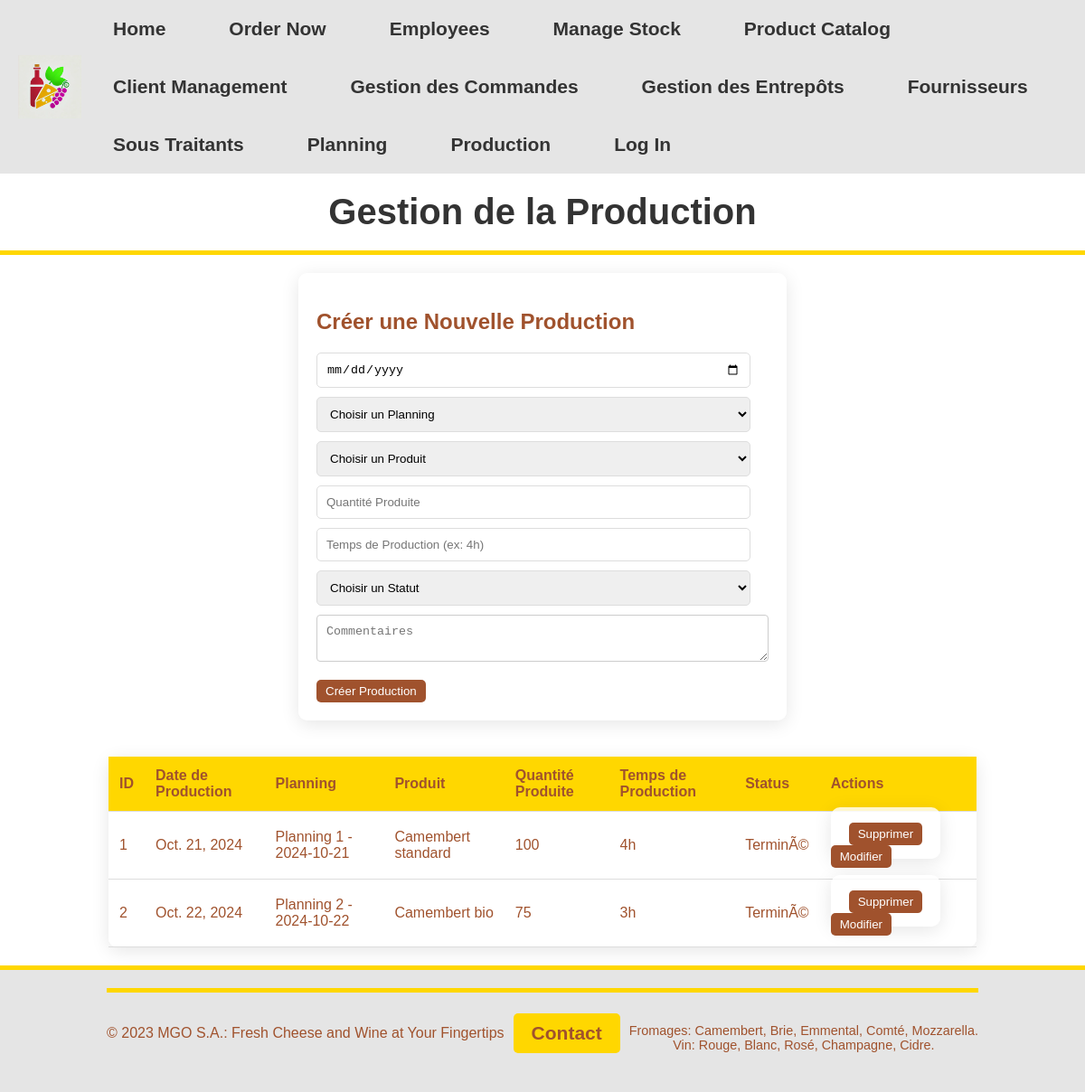
Screenshot of /order/production/ with the database file from the repository.
### order/models.py (models this page shows, shortened)
class Production(models.Model):
    production_id = models.AutoField(primary_key=True)
    planning_id = models.ForeignKey(Planning, on_delete=models.CASCADE)
    date_production = models.DateField()
    product_id = models.ForeignKey(Produit, on_delete=models.CASCADE)
    quantite_produite = models.IntegerField()
    temps_de_production = models.CharField(max_length=10)  # Format 'Xh'
    status = models.CharField(max_length=10, choices=[
        ('Terminé', 'Terminé'),
        ('En cours', 'En cours'),
        ('Annulé', 'Annulé')
    ])
    commentaires = models.TextField()

class Planning(models.Model):
    planning_id = models.AutoField(primary_key=True)
    date = models.DateField()
    shift = models.CharField(max_length=10, choices=[
        ('Matin', 'Matin'),
        ('Après-midi', 'Après-midi'),
        ('Nuit', 'Nuit')
    ])
    employes_assignes = models.ForeignKey(Employe, on_delete=models.CASCADE) # Relation M2M avec Employé
    produits_prepares = models.ForeignKey(Produit, on_delete=models.CASCADE)  # Relation M2M avec Produit
    commentaires = models.TextField()
    def __str__(self):
        return f'Planning {self.planning_id} - {self.date}'

### order/views.py (the view, shortened to what this page needs)
# urls.py: path('production/', production, name='production'),
def production(request):
    with open('data.json') as f:
        data = json.load(f)
    productions = []
    for production in Production.objects.all():
        product = production.product_id
        fiche_produit = next((item for item in data['order_fiche_produit'] if item['product_id'] == product.product_id), None)
        product_name = fiche_produit['nom'] if fiche_produit else f"Produit {product.product_id}"
        productions.append({
            'production': production,
            'product_name': product_name,  # Utiliser le nom du produit ici
        })
    plannings = Planning.objects.all()
    produits = Produit.objects.all()
    return render(request, 'production.html', {'productions': productions, 'plannings': plannings, 'produits': produits})

### order/templates/production.html (shortened to what this page needs)
<!DOCTYPE html>
<html lang="fr">
<head>
    {% load static %}
    <link rel="stylesheet" href="{% static 'styles/main.css' %}">
</head>
<body>
    {% include 'navbar.html' %}
    <header>
        <h1>Gestion de la Production</h1>
    </header>
    <form method="post" action="">
        <h2>Créer une Nouvelle Production</h2>
        <input type="date" name="date_production" placeholder="Date de Production" required>
        <select name="planning_id" required>
            <option value="">Choisir un Planning</option>
        </select>
        <select name="product_id" required>
            <option value="">Choisir un Produit</option>
        </select>
        <input type="number" name="quantite_produite" placeholder="Quantité Produite" required>
        <input type="text" name="temps_de_production" placeholder="Temps de Production (ex: 4h)" required>
        <select name="status" required>
            <option value="">Choisir un Statut</option>
        </select>
        <textarea name="commentaires" placeholder="Commentaires"></textarea>
        <button type="submit">Créer Production</button>
    </form>
    <table>
        <thead>
            <tr>
                <th>ID</th>
                <th>Date de Production</th>
                <th>Planning</th>
                <th>Produit</th>
                <th>Quantité Produite</th>
                <th>Temps de Production</th>
                <th>Status</th>
                <th>Actions</th>
            </tr>
        </thead>
        <tbody>
            {% for item in productions %}
                <tr>
                    <td>{{ item.production.production_id }}</td>
                    <td>{{ item.production.date_production }}</td>
                    <td>{{ item.production.planning_id }}</td>
                    <td>{{ item.product_name }}</td>
                    <td>{{ item.production.quantite_produite }}</td>
                    <td>{{ item.production.temps_de_production }}</td>
                    <td>{{ item.production.status }}</td>
                    <td>
                        <form method="post" style="display:inline;">
                            <button type="submit" name="action" value="delete">Supprimer</button>
                        </form>
                        <button onclick="document.getElementById('edit-{{ item.production.production_id }}').style.display='block'">Modifier</button>
                    </td>
                </tr>
            {% endfor %}
        </tbody>
    </table>
    <footer>
        {% include 'footer.html' %}
    </footer>
</body>
</html>

### order/templates/navbar.html (shortened to what this page needs)
<!DOCTYPE html>
<html lang="fr">
<head>
    {% load static %}
    <link rel="stylesheet" href="{% static 'styles/navbar_footer.css' %}">
</head>
<body>
    <nav class="navbar">
        <img src="{% static 'logo4.jpg' %}" alt="Logo" class="logo">
        <ul class="nav">
            <li><a href="{% url 'home' %}" class="nav-link">Home</a></li>
            <li><a href="{% url 'produces' %}" class="nav-link">Order Now</a></li>
            <li><a href="{% url 'employees' %}" class="nav-link">Employees</a></li>
            <li><a href="{% url 'stock_management' %}" class="nav-link">Manage Stock</a></li>
            <li><a href="{% url 'catalog_management' %}" class="nav-link">Product Catalog</a></li>
            <li><a href="{% url 'client_management' %}" class="nav-link">Client Management</a></li>
            <li><a href="{% url 'order_management' %}" class="nav-link">Gestion des Commandes</a></li>
            <li><a href="{% url 'warehouse_management' %}" class="nav-link">Gestion des Entrepôts</a></li>
            <li><a href="{% url 'fournisseurs' %}" class="nav-link">Fournisseurs</a></li>
            <li><a href="{% url 'sous_traitants' %}" class="nav-link">Sous Traitants</a></li>
            <li><a href="{% url 'planning' %}" class="nav-link">Planning</a></li>
            <li><a href="{% url 'production' %}" class="nav-link">Production</a></li>
            {% if user_email %}
                <li><a href="{% url 'account' %}" class="nav-link">Account</a></li>
                <li><a href="{% url 'logout' %}" class="nav-link">Log Out</a></li>
            {% else %}
                <li><a href="{% url 'login' %}" class="nav-link">Log In</a></li>
            {% endif %}
        </ul>
    </nav>
</body>
</html>

### order/templates/footer.html (shortened to what this page needs)
<!DOCTYPE html>
<html lang="fr">
<head>
    {% load static %}
    <link rel="stylesheet" href="{% static 'styles/navbar_footer.css' %}">
</head>
<body>
    <footer>
        <p>© 2023 MGO S.A.: Fresh Cheese and Wine at Your Fingertips</p>
        <a href="{% url 'contact' %}" class="contact-button">Contact</a>
        <div class="footer-info">
            Fromages: Camembert, Brie, Emmental, Comté, Mozzarella.<br>
            Vin: Rouge, Blanc, Rosé, Champagne, Cidre.
        </div>
    </footer>
</body>
</html>

### static/styles/main.css (style rules this page uses)
body, html { height: 100%; font-family: Arial, sans-serif; margin: 0; padding: 0; display: flex; flex-direction: column; }
header { background-color: #A3B992; color: #333; text-align: center; padding: 1em; }
input, select, textarea { width: 100%; padding: 10px; margin-bottom: 16px; border: 1px solid #ccc; border-radius: 4px; box-sizing: border-box; }
form { max-width: 400px; margin: 0 auto; background-color: #fff; padding: 20px; border-radius: 8px; box-shadow: 0 0 10px rgba(0, 0, 0, 0.1); }

### static/styles/navbar_footer.css (style rules this page uses)
.navbar { display: flex; align-items: center; padding: 10px; }
.logo { height: 70px; margin-left: 10px; margin-right: 10px; }
.nav { list-style: none; margin: 0; padding: 0; display: flex; align-items: center; }
.nav-link, .contact-button { display: inline-block; color: #333; text-decoration: none; padding: 10px 15px; font-size: 21px; font-weight: bold; transition: background-color 0.3s ease, color 0.3s ease; margin-left: 10px; margin-right: 10px; }
footer { color: #333; text-align: center; bottom: 0; display: flex; align-items: center; justify-content: center; padding: 10px; background-color: #A3B992; }

### order/templates/navbar.html (style rules this page uses)
body { margin: 0; font-family: Arial, sans-serif; }
.navbar { display: flex; align-items: center; background-color: #e5e5e5; padding: 15px 20px; width: 100%; }
.logo { height: 60px; margin-right: 20px; }
.nav { list-style: none; padding: 0; margin: 0; display: flex; flex-wrap: wrap; gap: 20px; margin-left: auto; }
.nav-link { text-decoration: none; color: #A0522D; font-weight: bold; padding: 10px 15px; transition: background-color 0.3s, color 0.3s; border-radius: 5px; }

### order/templates/footer.html (style rules this page uses)
body { margin: 0; font-family: Arial, sans-serif; }
footer { background-color: #e5e5e5; color: #A0522D; text-align: center; padding: 20px 0; border-top: 5px solid #FFD700; }
.contact-button { background-color: #FFD700; color: #A0522D; text-decoration: none; padding: 10px 20px; border-radius: 5px; transition: background-color 0.3s, color 0.3s; }
.footer-info { margin-top: 10px; font-size: 0.9em; }

### rows the page displays
Production: production.production_id "1", production.date_production "Oct. 21, 2024", production.planning_id "Planning 1 - 2024-10-21", product_name "Camembert standard", production.quantite_produite "100", production.temps_de_production "4h", production.status "TerminÃ©"
Production: production.production_id "2", production.date_production "Oct. 22, 2024", production.planning_id "Planning 2 - 2024-10-22", product_name "Camembert bio", production.quantite_produite "75", production.temps_de_production "3h", production.status "TerminÃ©"
